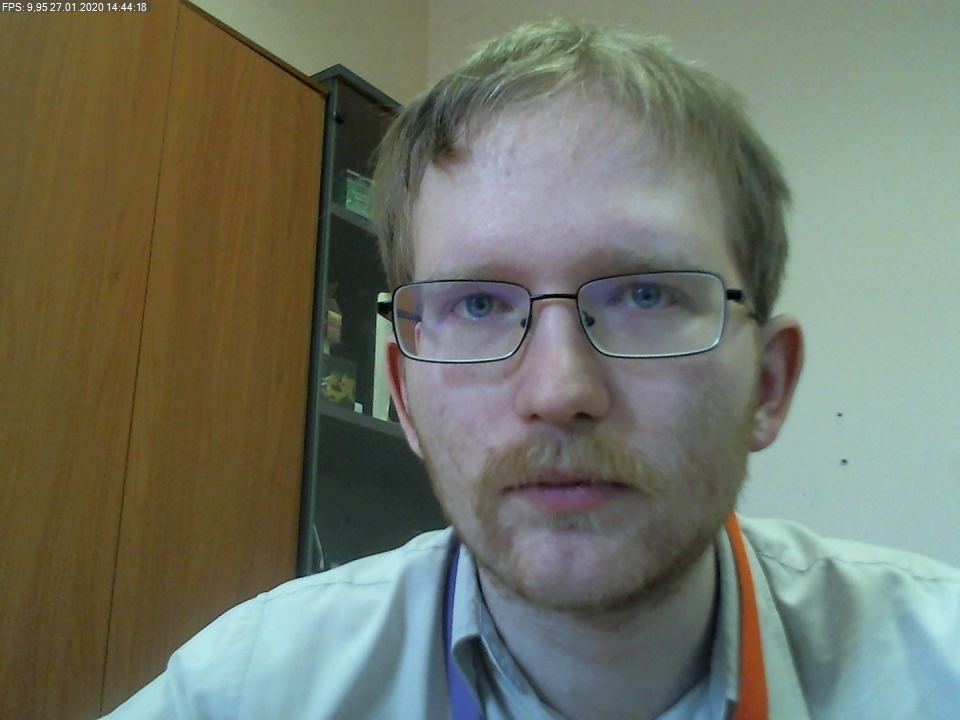
#> input picture yalefaces/subject_16_1.jpg, 960 x 720 px; its folder holds 2 pictures in this run
$ python app.py
#> lines starting #> are read from the running program, lines starting #| are printed output that depends on the picture; pictures that were not available may be replaced by others from this repository, and a replacement may not be noted
import os, os.path, sys, time
import cv2, numpy
from collections import Counter
from PIL import Image
import shutil
from PIL import ImageFile
ImageFile.LOAD_TRUNCATED_IMAGES = True

DIR = 'C:\\Users\\RT-Lab\\AppData\\Roaming\\iSpy\\WebServerRoot\\Media\\video\\KXAAX\\grabs'
init_photos = len([name for name in os.listdir(DIR) if os.path.isfile(os.path.join(DIR, name))])
faceCascade = cv2.CascadeClassifier("haarcascade_frontalface_default.xml")
recognizer = cv2.face.LBPHFaceRecognizer_create()

def newest(path):
    files = os.listdir(path)
    paths = [os.path.join(path, basename) for basename in files]
    return max(paths, key=os.path.getctime)

def get_images_and_labels():
    path = './yalefaces'
    image_paths = [os.path.join(path, f) for f in os.listdir(path)]
    images = []
    labels = []
    for image_path in image_paths:
        image_pil = Image.open(image_path).convert('L')
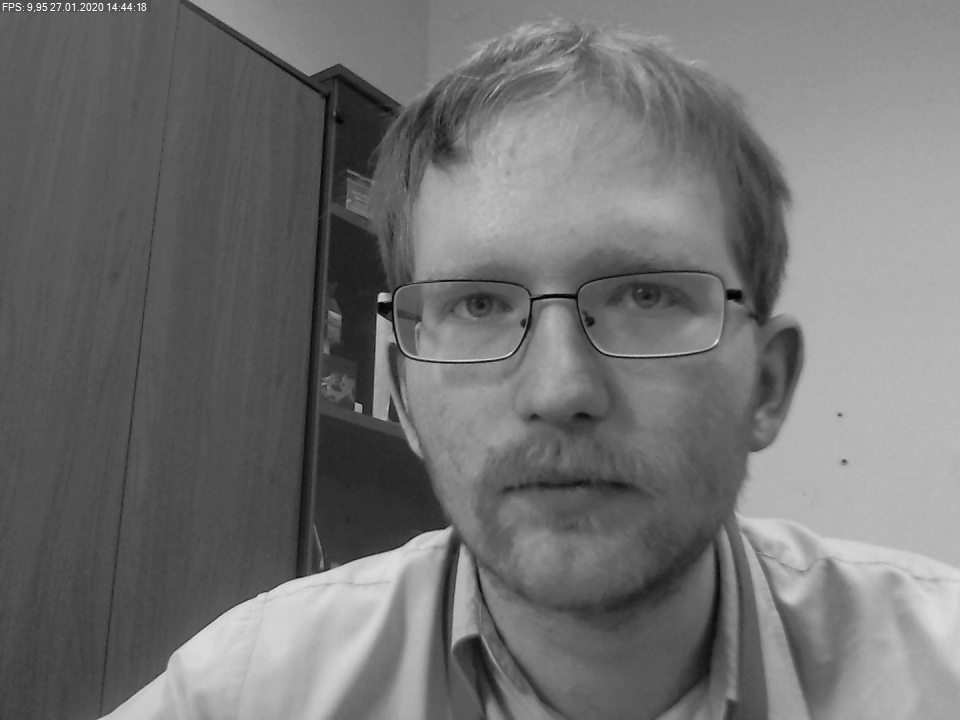
#> image_pil: PIL image 960x720 L; min 1, max 255, mean 114.1
        image = numpy.array(image_pil, 'uint8')
        subject = int(os.path.split(image_path)[1].split("_")[1])
        faces = faceCascade.detectMultiScale(image)
#> faces = [[325, 125, 465, 465]]
        if len(faces) == 0:
            print("Please replace "+image_path+" from references")
        for (x, y, w, h) in faces:
            images.append(image[y:y+h, x:x+w])
            labels.append(subject)
#> this loop made 1 pass
#> after the loop, images = 1 item; labels = [16]
#> pass 2 of the loop in get_images_and_labels, `for image_path in image_paths:`:
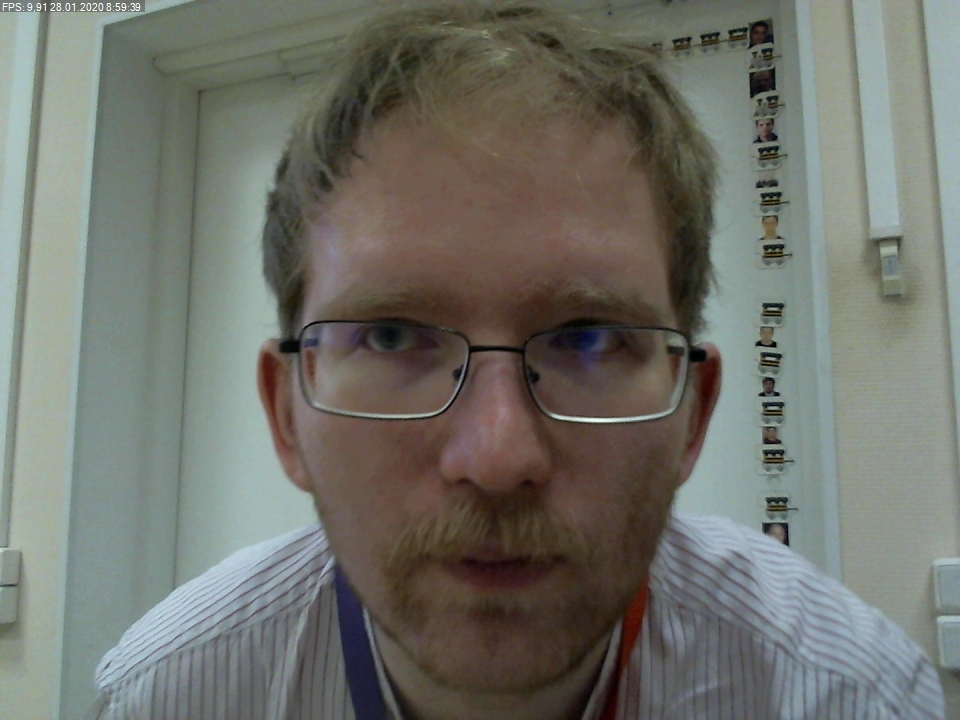
#> input picture yalefaces/subject_6_1.jpg, 960 x 720 px
#> in get_images_and_labels, `image_pil = Image.open(image_path).convert('L')`:
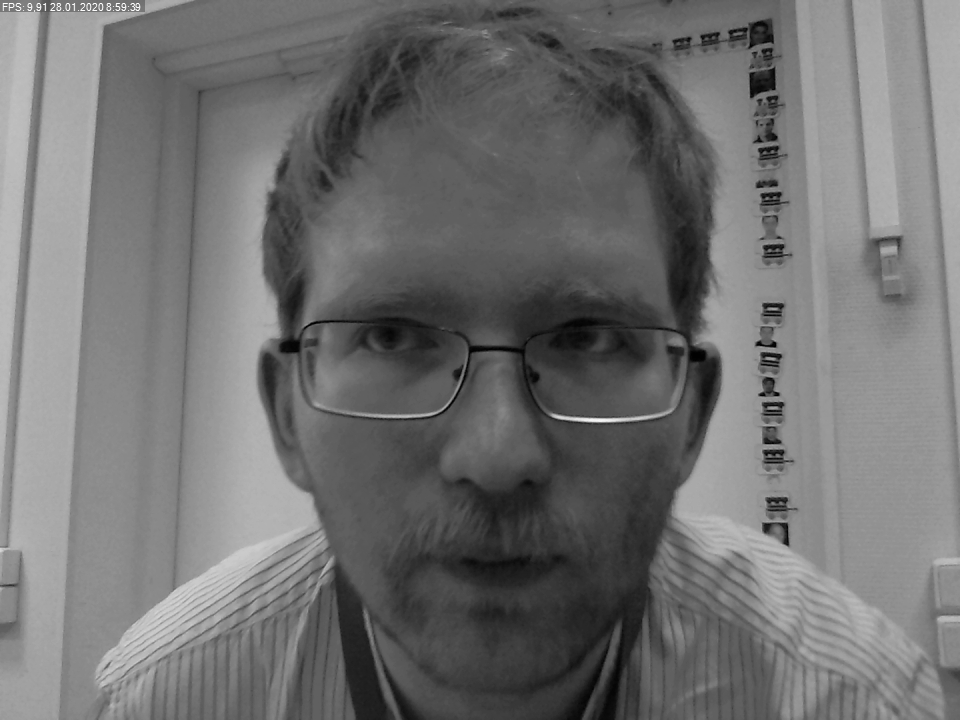
#> image_pil: PIL image 960x720 L; min 0, max 255, mean 112.7
#> faces = [[685, 8, 77, 77], [232, 152, 514, 514]]
#> the loop in get_images_and_labels, `for (x, y, w, h) in faces:` made 2 passes
#> after the loop in get_images_and_labels, `for (x, y, w, h) in faces:`: images = 3 items; labels = [16, 6, 6]
    recognizer.train(images, numpy.array(labels))
    print("Training complete")

def facerect(imagePath):
    # print(imagePath)
    try:
        image = cv2.imdecode(numpy.fromfile(imagePath, numpy.uint8), cv2.IMREAD_UNCHANGED)
        predict_image = numpy.array(Image.open(imagePath).convert('L'), 'uint8')
        faces = faceCascade.detectMultiScale(image)
        if len(faces) == 0:
            print("Face not recognized")
        for (x, y, w, h) in faces:
            nbr_predicted, conf = recognizer.predict(predict_image[y:y+h, x:x+h])
            print ("Is believed to be person "+str(nbr_predicted)+" with "+str(conf)+" confidence")
    except:
        print('mxnet imdecode failed to load image.')

if __name__== "__main__":
    get_images_and_labels()
    while 1:
        folder = [name for name in os.listdir(DIR) if os.path.isfile(os.path.join(DIR, name))]
        if len(folder) > init_photos:
            init_photos = len(folder)
            facerect(newest(DIR))
#> pass 2 of the loop `while 1:`:
